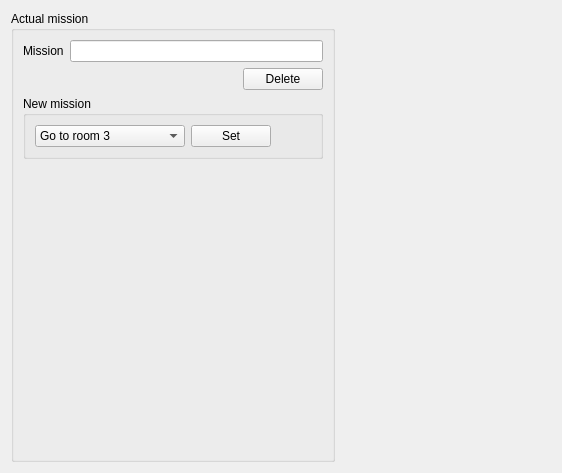
<?xml version="1.0" encoding="UTF-8"?>
<ui version="4.0">
 <class>local_guiDlg</class>
 <widget class="QWidget" name="local_guiDlg">
  <property name="geometry">
   <rect>
    <x>0</x>
    <y>0</y>
    <width>562</width>
    <height>473</height>
   </rect>
  </property>
  <property name="windowTitle">
   <string>social_rules</string>
  </property>
  <layout class="QHBoxLayout" name="horizontalLayout_4">
   <item>
    <layout class="QVBoxLayout" name="verticalLayout">
     <item>
      <widget class="QGroupBox" name="groupBox">
       <property name="title">
        <string>Actual mission</string>
       </property>
       <layout class="QVBoxLayout" name="verticalLayout_2">
        <item>
         <layout class="QHBoxLayout" name="horizontalLayout">
          <item>
           <widget class="QLabel" name="label">
            <property name="text">
             <string>Mission</string>
            </property>
           </widget>
          </item>
          <item>
           <widget class="QLineEdit" name="mision_le">
            <property name="readOnly">
             <bool>true</bool>
            </property>
           </widget>
          </item>
         </layout>
        </item>
        <item>
         <layout class="QHBoxLayout" name="horizontalLayout_3">
          <item>
           <spacer name="horizontalSpacer">
            <property name="orientation">
             <enum>Qt::Horizontal</enum>
            </property>
            <property name="sizeHint" stdset="0">
             <size>
              <width>40</width>
              <height>20</height>
             </size>
            </property>
           </spacer>
          </item>
          <item>
           <widget class="QPushButton" name="delete_pb">
            <property name="text">
             <string>Delete</string>
            </property>
           </widget>
          </item>
         </layout>
        </item>
        <item>
         <widget class="QGroupBox" name="groupBox_2">
          <property name="title">
           <string>New mission</string>
          </property>
          <layout class="QHBoxLayout" name="horizontalLayout_2">
           <item>
            <widget class="QComboBox" name="mision_cb">
             <property name="minimumSize">
              <size>
               <width>150</width>
               <height>0</height>
              </size>
             </property>
             <item>
              <property name="text">
               <string>Go to room 3</string>
              </property>
             </item>
             <item>
              <property name="text">
               <string>Go to room 5</string>
              </property>
             </item>
             <item>
              <property name="text">
               <string>Grab mug X</string>
              </property>
             </item>
            </widget>
           </item>
           <item>
            <widget class="QPushButton" name="set_pb">
             <property name="text">
              <string>Set</string>
             </property>
            </widget>
           </item>
           <item>
            <spacer name="horizontalSpacer_2">
             <property name="orientation">
              <enum>Qt::Horizontal</enum>
             </property>
             <property name="sizeHint" stdset="0">
              <size>
               <width>40</width>
               <height>20</height>
              </size>
             </property>
            </spacer>
           </item>
          </layout>
         </widget>
        </item>
        <item>
         <spacer name="verticalSpacer">
          <property name="orientation">
           <enum>Qt::Vertical</enum>
          </property>
          <property name="sizeHint" stdset="0">
           <size>
            <width>20</width>
            <height>40</height>
           </size>
          </property>
         </spacer>
        </item>
       </layout>
      </widget>
     </item>
    </layout>
   </item>
   <item>
    <spacer name="horizontalSpacer_3">
     <property name="orientation">
      <enum>Qt::Horizontal</enum>
     </property>
     <property name="sizeHint" stdset="0">
      <size>
       <width>203</width>
       <height>20</height>
      </size>
     </property>
    </spacer>
   </item>
  </layout>
 </widget>
 <resources/>
 <connections/>
</ui>
